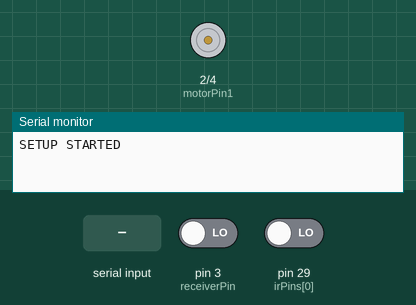
Simulated run of this sketch. Board: Arduino Mega 2560, built with avr-gcc and run on an emulated ATmega2560. Parts: motor-driver pin pairs drawn as motors (green arrow = first pin HIGH = forward, orange = second pin HIGH = backward, longer = more drive, scaled by the enable pin), the last lines printed to the serial monitor. The inputs (shaded band) are chosen by the test bench; at power-on: pin 3 (receiverPin) LOW, pin 29 (irPins[0]) LOW.

Above: at 1.2 s.
1.3 s: "3" received over Serial
At 1.8 s:
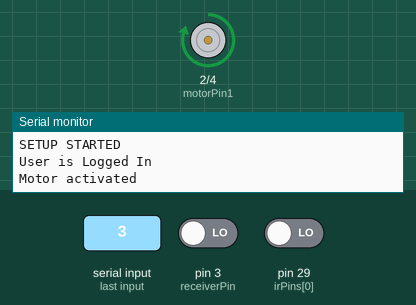
4.9 s: "0" received over Serial
6.4 s: "4" received over Serial
At 8.3 s:
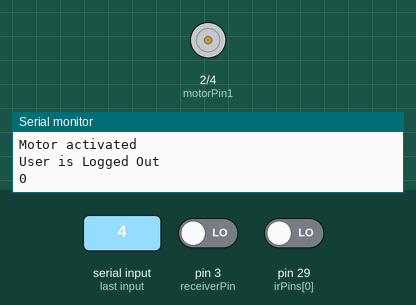
Timing chart, 0 to 8.9 s (numbered marks = the images above; inputs shaded):
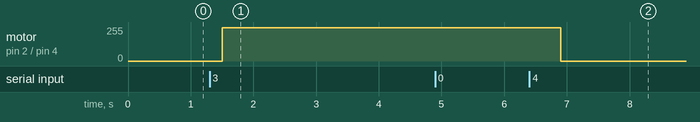

The sketch:

MACHINE_DEVELOPMENT.ino
```cpp
// SEB MEGAWORLD Machine Code Lucky Chinatown Mall

// IR sensor pins
const int irPins[] = { 29, 28, 8, 9, 10, 11, 12, 25, 24, 23 };
const int numSensors = sizeof(irPins) / sizeof(irPins[0]);

// Motor pins
const int motorPin1 = 2;
const int motorPin2 = 4;
const int enablePin = 5;

// State
bool motorTriggered = false;
unsigned long lastDetectionTime = 0;
const unsigned long timeoutDuration = 20000;  // 20 seconds

// LASER
const int receiverPin = 3;
bool waitingForLaserReturn = false;
bool laserRestored = false;
int scanCount = 0;  // Tracks number of finished scanning sections

// UI DATA
char input = '0';
bool isLogin = false;
// TEST DATA
bool testrun = false;

void setup() {
  // IR pins as input
  for (int i = 0; i < numSensors; i++) {
    pinMode(irPins[i], INPUT);
  }

  // Motor pins as output
  pinMode(motorPin1, OUTPUT);
  pinMode(motorPin2, OUTPUT);
  pinMode(enablePin, OUTPUT);
  analogWrite(enablePin, 250);

  // LASER
  pinMode(receiverPin, INPUT);

  // Start Serial for debugging (optional)
  Serial.begin(9600);
  Serial.println("SETUP STARTED");
}

void runConveyor() {
  bool detected = false;

  // Check if any IR sensor is triggered (reads LOW)
  for (int i = 0; i < numSensors; i++) {
    if (digitalRead(irPins[i]) == LOW) {
      detected = true;
      break;
    }
  }

  // If detection occurs, trigger motor and reset timer
  if (detected) {
    if (!motorTriggered) {
      Serial.println("Motor activated");
    }
    motorTriggered = true;
    lastDetectionTime = millis();
  }

  // If motor is on, check for timeout
  // if (motorTriggered) {

  //   unsigned long currentTime = millis();
  //   if (currentTime - lastDetectionTime >= timeoutDuration) {
  //     motorTriggered = false;
  //     Serial.println("Motor stopped due to inactivity");
  //   }
  // }

  // Motor control
  if (motorTriggered) {
    // Serial.println("Motor TEST");
    run_motor();
    // Serial.println("Motor TESTING");
  } else {
    stop_motor();
    // Serial.println("Motor FAIL");
  }
  // Check if motor was triggered and receiver lost laser
  if (motorTriggered && !waitingForLaserReturn) {
    delay(100);
    if (digitalRead(receiverPin) == HIGH) {
      waitingForLaserReturn = true;
      Serial.println("Laser interrupted, waiting for it to return...");
    }
  }

  // If receiver regains laser after interruption, mark scanning finished
  if (waitingForLaserReturn && digitalRead(receiverPin) == LOW) {
    scanCount++;
    Serial.print("Finished Scanning Section #: ");
    Serial.println(scanCount);
    waitingForLaserReturn = false;
    delay(500);
  }
}


//----Function to run the motor----//
void run_motor() {
  digitalWrite(motorPin1, HIGH);
  digitalWrite(motorPin2, LOW);
}
//----Function to stop the motor----//
void stop_motor() {
  digitalWrite(motorPin1, LOW);
  digitalWrite(motorPin2, LOW);
}


void checkInput() {
  if (Serial.available()) {
    input = Serial.read();  // Read the serial input
    if (input == '3' && !isLogin) {
      Serial.println("User is Logged In");
      isLogin = true;
    }
    if (input == '2' && !isLogin) {
      testrun = true;
      Serial.println("Motor Condition: RUNNING");
      Serial.println(scanCount);
    }
    if (input == '0' && !isLogin) {
      testrun = false;
      Serial.println("Motor Condition: STOPPED");
      Serial.println(scanCount);
      // Serial.println("Stop motor");
    }
    if (input == '0' && isLogin) {
      stop_motor();
      motorTriggered = false;
      Serial.println("Motor Condition: STOPPED");
      Serial.println(scanCount);
      // Serial.println("Stop motor");
    }
    if (input == '4' && isLogin) {
      stop_motor();
      motorTriggered = false;
      scanCount = 0;
      Serial.println("User is Logged Out");
      Serial.println(scanCount);
      isLogin = false;
    }
  }
}


void loop() {
  checkInput();  // Check and process the serial input

  if (isLogin) {
    runConveyor();
    testrun = false;
  }
  if (testrun && !isLogin) {
      digitalWrite(motorPin1, HIGH);
  digitalWrite(motorPin2, LOW);
  }
  if (!testrun && !isLogin) {
    digitalWrite(motorPin1, LOW);
  digitalWrite(motorPin2, LOW);
  }

  delay(500);  // Optional delay to reduce CPU usage
}
```

Measured:
- after the input at 1.3 s, motor on pin 2 (motorPin1) / pin 4 (motorPin2): stopped → forward 250/255 after 0.20 s
- after the input at 6.4 s, motor on pin 2 (motorPin1) / pin 4 (motorPin2): forward 250/255 → stopped after 0.50 s
